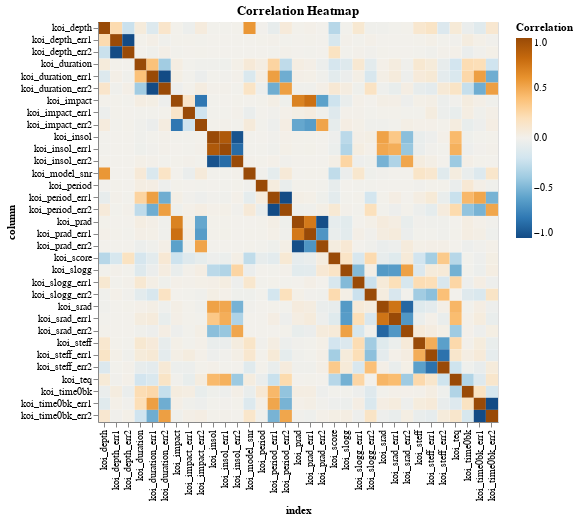

This figure's notebook cell:
### Markdown cell above
# DATA EXPLORATION

### Code cell
import pandas as pd
import altair as alt
import numpy as np

# Assuming your dataset is stored in a DataFrame called 'data'
correlation_matrix = exoplanets.corr().reset_index().melt('index', var_name='column')

heatmap = alt.Chart(correlation_matrix).mark_rect().encode(
    x='index:O',
    y='column:O',
    color=alt.Color('value:Q', scale=alt.Scale(scheme='blueorange'), legend=alt.Legend(title='Correlation'))
).properties(
    width=400,
    height=400,
    title='Correlation Heatmap'
)

heatmap

### Figure 1 — Vega-Lite specification as saved in the notebook (floating-point values rounded to 4 significant figures; data arrays with more than 128 entries replaced by an {"elided": "..."} marker saying what was removed)
{"config": {"view": {"continuousWidth": 400, "continuousHeight": 300}}, "data": {"name": "data-e6764a532f703c39727bb0838228129e"}, "mark": "rect", "encoding": {"color": {"field": "value", "legend": {"title": "Correlation"}, "scale": {"scheme": "blueorange"}, "type": "quantitative"}, "x": {"field": "index", "type": "ordinal"}, "y": {"field": "column", "type": "ordinal"}}, "height": 400, "title": "Correlation Heatmap", "width": 400, "$schema": "https://vega.github.io/schema/vega-lite/v4.17.0.json", "datasets": {"data-e6764a532f703c39727bb0838228129e": {"elided": "1225 records"}}}
